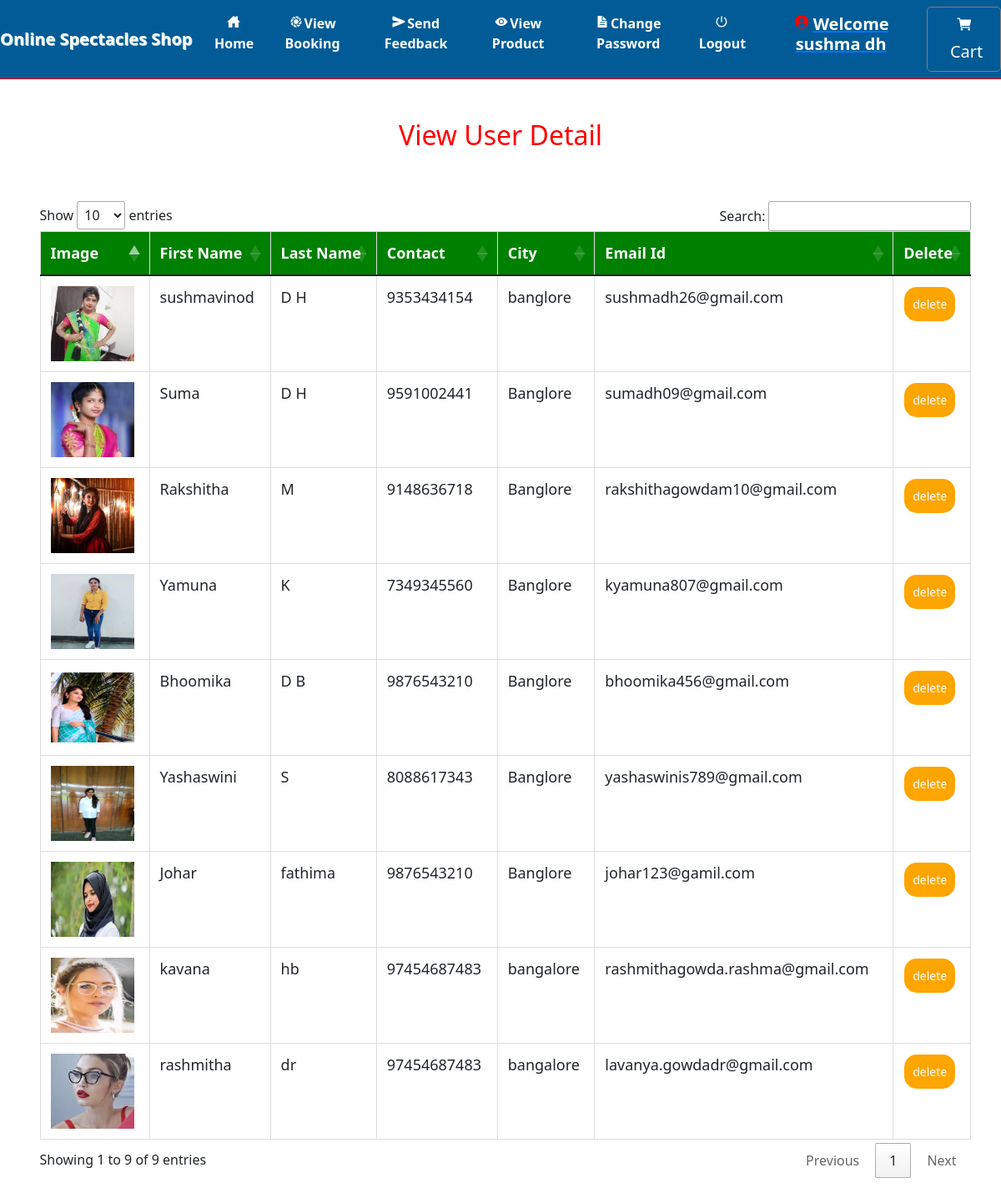
The app's page /view_user (signed in) with its own data.
### grocery/models.py (models this page shows, shortened)
class Profile(models.Model):
    user = models.ForeignKey(User, on_delete=models.CASCADE, null=True)
    dob = models.DateField(null=True)
    city = models.CharField(max_length=30, null=True)
    address = models.CharField(max_length=50, null=True)
    contact = models.CharField(max_length=10, null=True)
    image = models.FileField(null=True)

### grocery/views.py (the view)
# urls.py: path('view_user',View_user,name="view_user"),
def View_user(request):
    if not request.user.is_authenticated:
        return redirect('login_admin')
    pro = Profile.objects.all()
    d = {'user':pro}
    return render(request,'view_user.html',d)

### grocery/templates/view_user.html (shortened to what this page needs)
{% extends 'navigation.html' %}
{% load static %}
{% block body %}
<center><h2 style="color:red;margin-top:4%">View User Detail</h2></center>
<div  class="container-fluid">
    <center>
    <div class="container">
        <table class="table table-bordered" id="myTable">
  <thead>
  <tr>
    <th>Image</th>
    <th>First Name</th>
    <th>Last Name</th>
      <th>Contact</th>
      <th>City</th>
    <th>Email Id</th>
    <th>Delete</th>
  </tr>
  </thead>
   <tbody>
    {% for i in user %}
  <tr>
    <td><img src="{{i.image.url}}" style="width:100px;height:90px"></td>
    <td>{{i.user.first_name}}</td>
    <td>{{i.user.last_name}}</td>
      <td>{{i.contact}}</td>
      <td>{{i.city}}</td>
      <td>{{i.user.email}}</td>
    <td><a href="{% url 'delete_user' i.user.id %}" onclick="return confirm('Are you sure?')"><button class="button button1">delete</button></a></td>
  </tr>
    {% endfor %}
    </tbody>
</table>
 </div></center>
</div>
{% endblock %}

### grocery/templates/navigation.html (shortened to what this page needs)
<!DOCTYPE html>
<html lang="en">
<head>
    {% load static %}
 <link href="https://cdn.jsdelivr.net/npm/bootstrap@5.1.3/dist/css/bootstrap.min.css" rel="stylesheet">
  <link rel = stylesheet href = "//cdn.datatables.net/1.10.19/css/jquery.dataTables.min.css">
<link rel="stylesheet" href="https://cdnjs.cloudflare.com/ajax/libs/font-awesome/4.7.0/css/font-awesome.min.css">
</head>
<body style="background-color:white">
<nav class="navbar navbar-expand-sm" style = "background-color:#005b96	 ; border-bottom:1px solid red">
  <a class="navbar-brand pl-5" href="#" style="color:white ; font-weight : bold">Online Spectacles Shop</a>
<div class="collapse navbar-collapse" id="collapsibleNavbar">
  <ul class="navbar-nav pl-5 text-center">
    {% if request.user.username %}
    {% if not request.user.is_staff %}
    <li class="nav-item">
      <a class="nav-link" href="{% url 'home' %}" style="color:white"><ion-icon style="margin-right:2px" name="home-sharp"></ion-icon>Home</a>
    </li>
    <li class="nav-item">
      <a class="nav-link" href="{% url 'view_booking' %}" style="color:white"><ion-icon style="margin-right:2px" name="aperture"></ion-icon>View Booking</a>
    </li>
    <li class="nav-item">
      <a class="nav-link" href="{% url 'send_feedback' request.user.id %}" style="color:white"><ion-icon style="margin-right:2px" name="send"></ion-icon>Send Feedback</a>
    </li>
    <li class="nav-item">
      <a class="nav-link" href="{% url 'view_product' 0 %}" style="color:white"><ion-icon style="margin-right:2px" name="eye"></ion-icon>View Product</a>
    </li>
    <li class="nav-item">
      <a class="nav-link" href="{% url 'change_password' %}" style="color:white"><ion-icon style="margin-right:2px" name="document-text-sharp"></ion-icon>Change Password</a>
    </li>
    {% endif %}
    {% endif %}
    {% if request.user.is_authenticated %}
    <a class="nav-link" href="{% url 'logout' %}" style="color:white"><ion-icon style="margin-right:2px" name="power-sharp"></ion-icon>Logout</a>
    {% if not request.user.is_staff %}
    <li class="nav-item">
      <a href="{% url 'profile' %}"><h5 class="nav-link" style="color:white"><ion-icon style="margin-right:4px;color:#FF0000" name="person-circle-sharp"></ion-icon>Welcome {{request.user.username}}</h5>
      </a></li>
    {% else %}
    <li class="nav-item">
      <h5  class="nav-link" style="color:white"><ion-icon style="margin-right:4px;color:#FF0000" name="person-circle-sharp"></ion-icon>Welcome {{request.user.username}}</h5>
    </li>
    {% endif %}
    {% endif %}
    {% if not request.user.is_staff %}
    {% if request.user.username %}
      <a href="{% url 'cart' %}" style="border:1px solid gray" class="btn btn-default btn-lg text-dark text-capitalize">
        <ion-icon style="color:white;margin-top:2%" name="cart"></ion-icon><span style="margin-left:6px;margin-top:2%;color:white">Cart</span></a></center>
{% endif %}
    {% endif %}
    </ul>
</div>
</nav>
{% block body %}
{% endblock %}
</body></html>

### grocery/templates/navigation.html (style rules this page uses)
* { box-sizing: border-box; }
#myTable { border-collapse: collapse; width: 100%; border: 1px solid #ddd; font-size: 18px; }
#myTable th { text-align: left; padding: 12px; background-color: green; color: white; }
#myTable td { text-align: left; padding: 12px; background-color: white; }
#myTable tr { border-bottom: 1px solid #ddd; }
.button { background-color: orange; border: none; color: white; padding: 10px; text-align: center; text-decoration: none; display: inline-block; font-size: 14px; margin: 1px 1px; cursor: pointer; }
.button1 { border-radius: 15px; }
.nav-link { font-weight:bold; }
.navbar-brand { text-shadow: 1px 1px lightblue; }

### grocery/templates/view_user.html (style rules this page uses)
.container { border-radius:6px; margin:2%; }
.container-fluid { margin-top:5%; }

### records on screen
Profile: image (picture), user.first_name "sushmavinod", user.last_name "D H", contact "9353434154", city "banglore", user.email "sushmadh26@gmail.com"
Profile: image (picture), user.first_name "Suma", user.last_name "D H", contact "9591002441", city "Banglore", user.email "sumadh09@gmail.com"
Profile: image (picture), user.first_name "Rakshitha", user.last_name "M", contact "9148636718", city "Banglore", user.email "rakshithagowdam10@gmail.com"
Profile: image (picture), user.first_name "Yamuna", user.last_name "K", contact "7349345560", city "Banglore", user.email "kyamuna807@gmail.com"
Profile: image (picture), user.first_name "Bhoomika", user.last_name "D B", contact "9876543210", city "Banglore", user.email "bhoomika456@gmail.com"
Profile: image (picture), user.first_name "Yashaswini", user.last_name "S", contact "8088617343", city "Banglore", user.email "yashaswinis789@gmail.com"
Profile: image (picture), user.first_name "Johar", user.last_name "fathima", contact "9876543210", city "Banglore", user.email "johar123@gamil.com"
Profile: image (picture), user.first_name "kavana", user.last_name "hb", contact "97454687483", city "bangalore", user.email "rashmithagowda.rashma@gmail.com"
Profile: image (picture), user.first_name "rashmitha", user.last_name "dr", contact "97454687483", city "bangalore", user.email "lavanya.gowdadr@gmail.com"

### other values on screen
{{ request.user.username }} "sushma dh"
